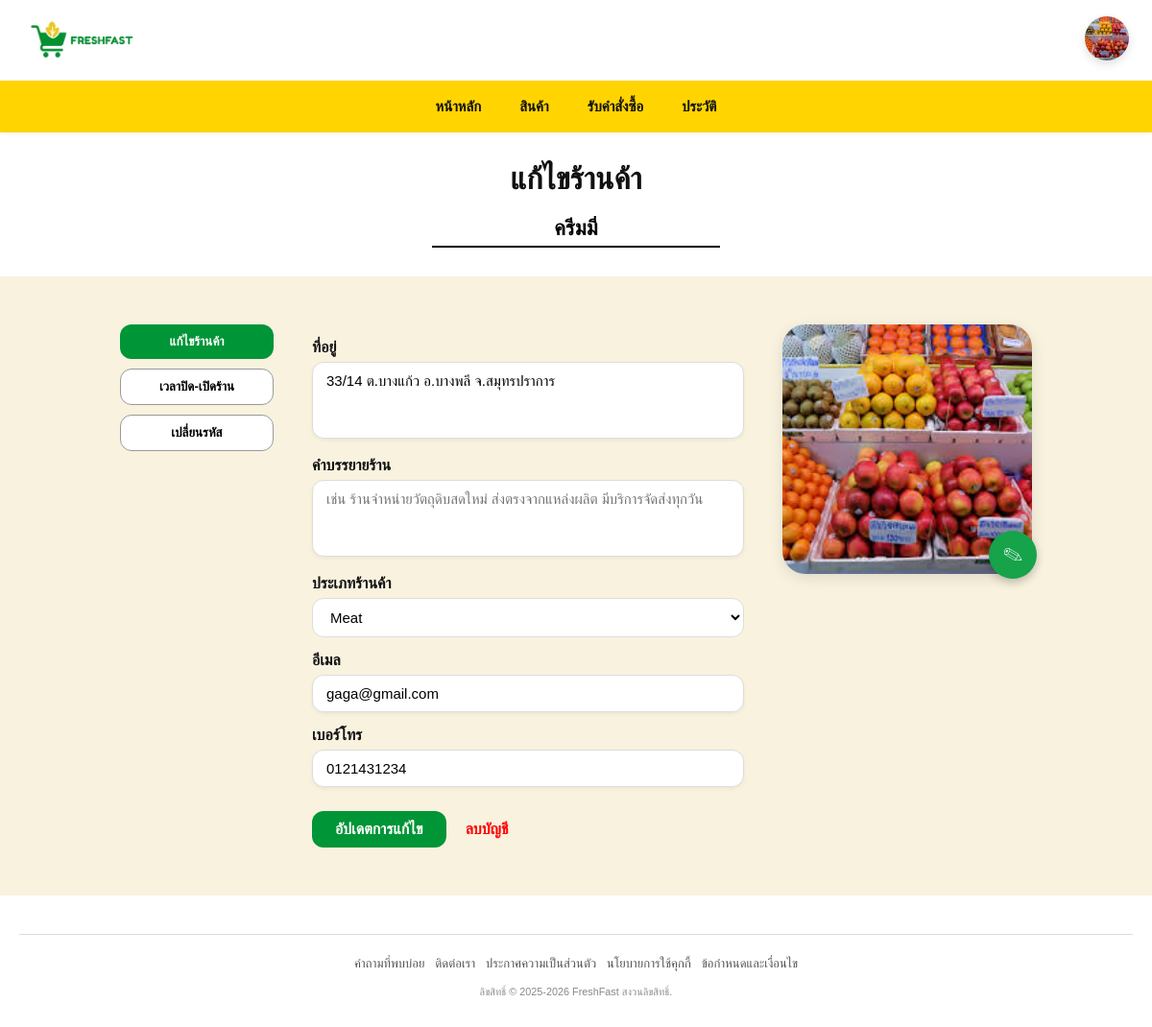
The page /shop_profile.php (signed in) on the database its author committed.
### tables this page shows
CREATE TABLE `shops` (
  `shop_id` int(11) NOT NULL,
  `shop_name` varchar(100) NOT NULL,
  `shop_type` varchar(100) DEFAULT NULL,
  `description` text DEFAULT NULL,
  `stall_number` varchar(20) DEFAULT NULL,
  `shop_image` varchar(255) DEFAULT NULL,
  `status` varchar(30) DEFAULT 'active',
  `owner_id` int(11) DEFAULT NULL,
  `shop_banner` varchar(255) DEFAULT NULL,
  `shop_address` text DEFAULT NULL,
  `shop_phone` varchar(30) DEFAULT NULL,
  `shop_email` varchar(150) DEFAULT NULL,
  `open_days` varchar(50) DEFAULT NULL,
  `open_time` time DEFAULT NULL,
  `close_time` time DEFAULT NULL,
  `auto_schedule` tinyint(1) DEFAULT 0
);

### shop_profile.php (the view, shortened to what this page needs)
<?php
require_once "db.php";
function e($v) {
    return htmlspecialchars((string)$v, ENT_QUOTES, 'UTF-8');
}
$currentUserId = $_SESSION['shop_id'] ?? 0;
$stmt = $conn->prepare("SELECT * FROM shops WHERE shop_id = ? LIMIT 1");
$stmt->bind_param("i", $currentUserId);
$stmt->execute();
$shop = $stmt->get_result()->fetch_assoc();
$shopImage = null;
if (!empty($shop['shop_image']) && file_exists($shop['shop_image'])) {
    $shopImage = $shop['shop_image'];
}
?>
<!DOCTYPE html>
<html lang="th">
<head>
</head>
<body>
<form method="POST" enctype="multipart/form-data">
<header class="header">
    <div class="logo">
        <img src="assets/images/logo_ok.png" alt="FreshFast">
    </div>
    <div class="profile-menu">
        <button class="profile-btn" id="profileBtn" type="button">
            <?php if (!empty($shopImage)): ?>
                <img src="<?= e($shopImage) ?>?v=<?= time() ?>" alt="profile">
            <?php else: ?>
                <div style="width:100%;height:100%;background:#16a34a;color:white;display:flex;align-items:center;justify-content:center;font-size:18px;font-weight:700;">
                    F
                </div>
            <?php endif; ?>
        </button>
    </div>
</header>
<nav class="nav">
    <a href="shop_home.php">หน้าหลัก</a>
    <a href="shop_products.php">สินค้า</a>
    <a href="shop_orders.php">รับคำสั่งซื้อ</a>
    <a href="shop_sales_history.php">ประวัติ</a>
</nav>
<section class="title-zone">
    <h1>แก้ไขร้านค้า</h1>
    <input class="shop-name-input" type="text" name="shop_name" value="<?= e($shop['shop_name'] ?? '') ?>" placeholder="กรอกชื่อร้าน" required>
</section>
<section class="form-section">
<div class="form-grid">
    <div class="side-actions">
        <button type="button" class="active">แก้ไขร้านค้า</button>
            <button
        type="button"
        onclick="location.href='shop_settings.php'">เวลาปิด-เปิดร้าน
    </button>
        <button type="button">เปลี่ยนรหัส</button>
    </div>
    <div class="input-panel">
        <label>ที่อยู่</label>
        <textarea name="shop_address" placeholder="กรอกที่อยู่ร้าน"><?= e($shop['shop_address'] ?? '') ?></textarea>
        <label>คำบรรยายร้าน</label>
        <textarea
        name="description"
        placeholder="เช่น ร้านจำหน่ายวัตถุดิบสดใหม่ ส่งตรงจากแหล่งผลิต มีบริการจัดส่งทุกวัน"
        ><?= e($shop['description'] ?? '') ?></textarea>
        <label>ประเภทร้านค้า</label>
<select name="shop_type" required
style="
width:100%;
border:1px solid #ddd;
border-radius:12px;
padding:10px 14px;
background:white;
font-size:15px;
">
    <?php
    $types = [
        'Meat',
        'Fruits & Vegetables',
        'Seasoning',
        'Beverages',
        'Frozen',
        'Kitchen Supplies',
        'Desserts'
    ];
    foreach ($types as $type):
    ?>
        <option value="<?= e($type) ?>"
            <?= ($shop['shop_type'] ?? '') === $type ? 'selected' : '' ?>>
            <?= e($type) ?>
        </option>
    <?php endforeach; ?>
</select>
        <label>อีเมล</label>
        <input type="email" name="shop_email" value="<?= e($shop['shop_email'] ?? '') ?>" placeholder="กรอกอีเมลร้าน">
        <label>เบอร์โทร</label>
        <input type="text" name="shop_phone" value="<?= e($shop['shop_phone'] ?? '') ?>" placeholder="0xx-xxxx-xxx">
        <div class="update-row">
            <button type="submit" name="update_shop" class="update-btn">
                อัปเดตการแก้ไข
            </button>
            <a href="#" class="delete-link">
                ลบบัญชี
            </a>
        </div>
    </div>
    <div class="profile-image-wrap">
        <div class="shop-image-box">
            <?php if (!empty($shopImage)): ?>
                <img id="shopImagePreview" src="<?= e($shopImage) ?>?v=<?= time() ?>" alt="shop image">
            <?php endif; ?>
        </div>
        <label for="shop_image" class="image-upload-label">✎</label>
    </div>
</div>
</section>
<footer class="footer">
    <div class="footer-line">
        คำถามที่พบบ่อย&nbsp;&nbsp; ติดต่อเรา&nbsp;&nbsp; ประกาศความเป็นส่วนตัว&nbsp;&nbsp;
        นโยบายการใช้คุกกี้&nbsp;&nbsp; ข้อกำหนดและเงื่อนไข
        <small>ลิขสิทธิ์ © 2025-2026 FreshFast สงวนลิขสิทธิ์.</small>
    </div>
</footer>
</form>
</body>
</html>

### shop_profile.php (style rules this page uses)
* { box-sizing: border-box; margin: 0; padding: 0; font-family:sans-serif; }
body { background: #ffffff; color: #111111; overflow-x: hidden; width: 100%; -webkit-font-smoothing: antialiased; }
img { max-width: 100%; height: auto; display: block; }
.header { height: 84px; background: #ffffff; display: flex; align-items: center; justify-content: space-between; padding: 0 24px; box-shadow: 0 2px 10px rgba(0,0,0,.05); }
.logo img { height: 50px; }
.profile-menu { position: relative; }
.profile-btn { width: 46px; height: 46px; border: none; border-radius: 50%; overflow: hidden; cursor: pointer; background: none; box-shadow: 0 4px 10px rgba(0,0,0,.12); }
.profile-btn img { width: 100%; height: 100%; object-fit: cover; }
.nav { height: 54px; background: #ffd400; display: flex; align-items: center; justify-content: center; gap: 40px; box-shadow: 0 2px 6px rgba(0,0,0,.04); }
.nav a { text-decoration: none; color: #111111; font-weight: 700; font-size: 15px; transition: 0.2s; }
.title-zone { text-align: center; padding: 30px 20px; }
.title-zone h1 { font-size: 32px; font-weight: 700; margin-bottom: 15px; }
.shop-name-input { border: none; background: transparent; border-bottom: 2px solid #000; outline: none; text-align: center; font-size: 22px; font-weight: 700; width: 100%; max-width: 300px; padding: 5px; }
.form-section { background: #f8f2df; padding: 50px 20px; width: 100%; }
.form-grid { display: flex; flex-direction: row; justify-content: center; align-items: flex-start; gap: 40px; max-width: 1100px; margin: 0 auto; width: 100%; }
.side-actions { display: flex; flex-direction: column; gap: 10px; width: 160px; flex-shrink: 0; }
.side-actions button { padding: 10px; border-radius: 12px; border: 1px solid #999; font-weight: 700; background: #fff; cursor: pointer; }
.side-actions .active { background: #009536; color: #fff; border: none; }
.input-panel { flex: 1; max-width: 450px; width: 100%; }
.input-panel label { display: block; font-weight: 700; margin: 15px 0 6px; }
.input-panel input, .input-panel textarea { width: 100%; border: 1px solid #ddd; border-radius: 12px; padding: 10px 14px; outline: none; background: white; box-shadow: 0 2px 4px rgba(0,0,0,.05); font-size: 15px; }
.input-panel textarea { height: 80px; resize: none; }
.update-row { margin-top: 25px; display: flex; align-items: center; gap: 20px; }
.update-btn { border: none; background: #009536; color: #fff; border-radius: 12px; padding: 10px 24px; font-weight: 700; cursor: pointer; font-size: 16px; }
.delete-link { color: red; font-weight: 700; text-decoration: none; }
.profile-image-wrap { position: relative; width: 260px; height: 260px; flex-shrink: 0; }
.shop-image-box { width: 100%; height: 100%; border-radius: 24px; overflow: hidden; background: #e5e7eb; box-shadow: 0 4px 15px rgba(0,0,0,.1); }
.shop-image-box img { width: 100%; height: 100%; object-fit: cover; }
.image-upload-label { position: absolute; right: -5px; bottom: -5px; width: 50px; height: 50px; border-radius: 50%; background: #16a34a; color: white; display: flex; align-items: center; justify-content: center; font-size: 22px; cursor: pointer; box-shadow: 0 4px 10px rgba(0,0,0,.2); }
.footer { padding: 40px 20px; text-align: center; }
.footer-line { border-top: 1px solid #ddd; padding-top: 20px; font-size: 13px; color: #555; line-height: 1.6; }
.footer small { display: block; margin-top: 10px; color: #888; }

### rows shown on the page
shops: shop_image (picture), shop_name "ครีมมี่", shop_address "33/14 ต.บางแก้ว อ.บางพลี จ.สมุทรปราการ", shop_email "gaga@gmail.com", shop_phone "0121431234"

### other values the page prints
form field shop_type "Meat"
